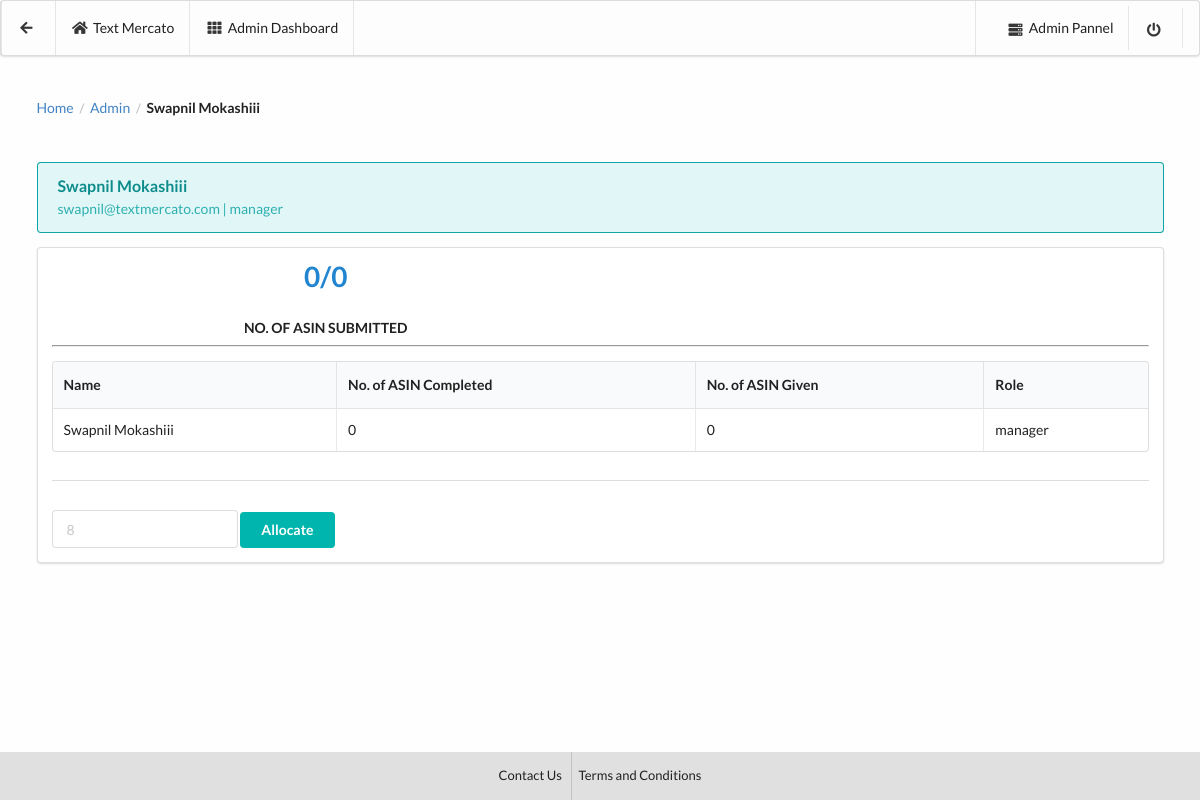
The app's page /user/swapnil@textmercato.com with its own data.
### app/models.py (models this page shows, shortened)
class empDetail(models.Model):
    name = models.CharField(max_length=10000, blank=True, null=True)
    asin_done_c = models.IntegerField(default=0,blank=True, null=True)
    email = models.CharField(max_length=1000,blank=True, null=True)
    roles = models.CharField(max_length=1000,blank=True, null=True)

### app/views.py (the view, shortened to what this page needs)
# urls.py: url(r'^user/(?P<email>[\w\-\.\@\w]+)$',views.manager_user,name="manager_user"),
def manager_user(request,email):
    email=email
    data1 = asinDetail.objects.filter(email=email)
    total_asin = data1.count()
    data2 = asinDetail.objects.filter(email=email).filter(status=True)
    done_asin = data2.count()
    data3 = empDetail.objects.get(email=email)
    context = {
        'email':email,
        'total_asin':total_asin,
        'done_asin':done_asin,
        'data3':data3
    }
    return render(request,'manager_user.html',context=context)

### templates/manager_user.html (shortened to what this page needs)
<!DOCTYPE html>
{% load staticfiles %}
<html lang="en" dir="ltr">
  <head>
    <link rel="stylesheet" href="https://cdn.jsdelivr.net/npm/semantic-ui@2.4.0/dist/semantic.min.css">
  </head>
  <body style="background:#fefefe;">
    <div class="ui positive menu" style="background:#fdfdfd; height:7%;">
  <div class="ui container">
    <a class="item" style="color:#212121;" href="{% url 'app:manager' %}">
      <i class="arrow left icon" style="color:#212121;"></i>
    </a>
    <a class="item" style="color:#212121;">
      <i class="home icon" style="color:#212121;"></i> Text Mercato
    </a>
    <a class="item" style="color:#212121;">
      <i class="grid layout icon" style="color:#212121;"></i>Admin Dashboard
    </a>
  </div>
  <div class="right item">
     <a class="item" style="color:#212121;" href="{% url 'admin:index' %}" target="_blank">
      <i class="server icon" style="color:#212121;"></i>Admin Pannel</a>
      <a class="item" style="color:#212121;" href="{% url 'app:index' %}">
        <i class="power off icon" style="color:#212121;"></i></a>
    </div>
</div>
    <div class="ui container raised" style="margin-top:3.4%;">
      <div class="ui breadcrumb">
  <a class="section">Home</a>
  <div class="divider"> / </div>
  <a class="section" href="{% url 'app:manager' %}">Admin</a>
  <div class="divider"> / </div>
  <div class="active section">{{data3.name}}</div>
</div>
      <div class="ui teal message" style="margin-top:4%;">
  <div class="header">
    {{data3.name}}
  </div>
  <p>{{data3.email}} | {{data3.roles}}</p>
</div>
    <div class="ui grid">
  <div class="stretched column">
    <div class="ui segment">
      <div class="ui container">
          <div class="ui two statistics">
  <div class="blue statistic">
    <div class="text value">
      {{done_asin}}/{{total_asin}}
    </div>
    <div class="label">
      No. of ASIN Submitted
    </div>
  </div>
</div>
      </div>
      <hr>
      <table class="ui celled table">
    <thead>
      <tr>
        <th>Name</th>
        <th>No. of ASIN Completed</th>
        <th>No. of ASIN Given</th>
        <th>Role</th>
      </tr>
    </thead>
    <tbody>
      <tr>
        <td>{{data3.name}}</td>
        <td>{{done_asin}}</td>
        <td>{{total_asin}}</td>
        <td>{{data3.roles}}</td>
      </tr>
    </tbody>
  </table>
  <div class="ui section divider"></div>
  <form method="post">
    <div class="ui input">
  <input type="text" name="user_asin" placeholder="8">
</div>
    <button type="submit" class="ui teal button">Allocate</button>
  </form>
    </div>
  </div>
</div>
</div>
 <footer style="position:fixed;bottom:0; width:100%;">
   <div style="background:#e0e0e0;">
      <div class="ui center aligned container">
        <div class="ui horizontal small divided link list">
          <a class="item" href="#" style="color:#212121; padding-top:10%; padding-bottom:10%;">Contact Us</a>
          <a class="item" href="#" style="color:#212121; padding-top:10%; padding-bottom:10%;">Terms and Conditions</a>
        </div>
      </div>
    </div>
 </footer>
  </body>
</html>

### records on screen
empDetail: name "Swapnil Mokashiii", email "swapnil@textmercato.com", roles "manager"

### other values on screen
{{ done_asin }} "0"
{{ total_asin }} "0"
